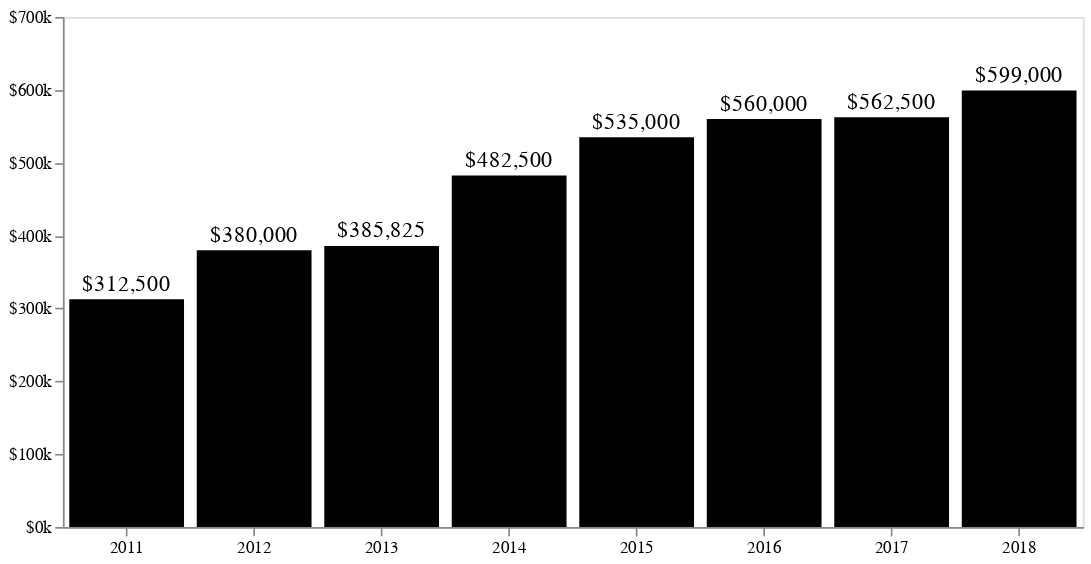

The cell this chart's notebook holds for it:
### Code cell
bars = alt.Chart(pwest).mark_bar(color="black").encode(
    x=alt.X(
        "date:O",
        timeUnit="year",
        axis=alt.Axis(title="", labelAngle=0),
    ),
    y=alt.Y(
        "median(price):Q",
        axis=alt.Axis(title="", format="$s", grid=False),
        scale=alt.Scale(domain=[0, 700000]),
    ),
).properties(width=600)

text = bars.mark_text(
    align='center',
    baseline='middle',
    dy=-9,
    size=13
).encode(
    text=alt.Text('median(price):Q', format="$,.0f")
)

chart = bars + text

chart.configure_view(
    strokeOpacity=0
).save('assets/price-by-year.svg')

chart
